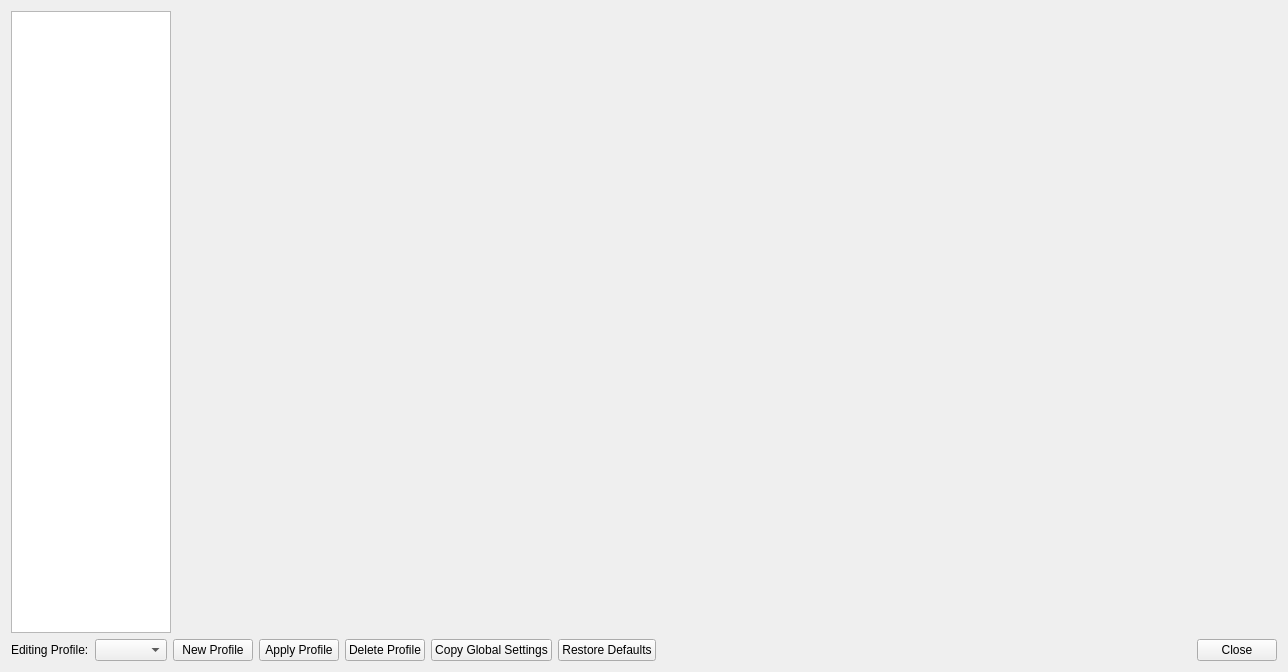
<?xml version="1.0" encoding="UTF-8"?>
<ui version="4.0">
 <class>ControllerSettingsWindow</class>
 <widget class="QWidget" name="ControllerSettingsWindow">
  <property name="geometry">
   <rect>
    <x>0</x>
    <y>0</y>
    <width>1284</width>
    <height>672</height>
   </rect>
  </property>
  <property name="sizePolicy">
   <sizepolicy hsizetype="Expanding" vsizetype="Expanding">
    <horstretch>0</horstretch>
    <verstretch>0</verstretch>
   </sizepolicy>
  </property>
  <property name="windowTitle">
   <string>GooseStation Controller Settings</string>
  </property>
  <property name="windowIcon">
   <iconset resource="resources/duckstation-qt.qrc">
    <normaloff>:/icons/duck.png</normaloff>:/icons/duck.png</iconset>
  </property>
  <layout class="QGridLayout" name="gridLayout">
   <item row="0" column="0">
    <widget class="QListWidget" name="settingsCategory">
     <property name="sizePolicy">
      <sizepolicy hsizetype="Expanding" vsizetype="Expanding">
       <horstretch>0</horstretch>
       <verstretch>0</verstretch>
      </sizepolicy>
     </property>
     <property name="minimumSize">
      <size>
       <width>160</width>
       <height>0</height>
      </size>
     </property>
     <property name="maximumSize">
      <size>
       <width>160</width>
       <height>16777215</height>
      </size>
     </property>
     <property name="iconSize">
      <size>
       <width>32</width>
       <height>32</height>
      </size>
     </property>
    </widget>
   </item>
   <item row="0" column="1">
    <widget class="QStackedWidget" name="settingsContainer">
     <property name="minimumSize">
      <size>
       <width>1100</width>
       <height>620</height>
      </size>
     </property>
    </widget>
   </item>
   <item row="1" column="0" colspan="2">
    <layout class="QHBoxLayout" name="horizontalLayout_2">
     <item>
      <layout class="QHBoxLayout" name="editProfileLayout">
       <item>
        <widget class="QLabel" name="editProfileLabel">
         <property name="text">
          <string>Editing Profile:</string>
         </property>
        </widget>
       </item>
       <item>
        <widget class="QComboBox" name="currentProfile"/>
       </item>
       <item>
        <widget class="QPushButton" name="newProfile">
         <property name="text">
          <string>New Profile</string>
         </property>
         <property name="icon">
          <iconset theme="add-line"/>
         </property>
        </widget>
       </item>
       <item>
        <widget class="QPushButton" name="applyProfile">
         <property name="text">
          <string>Apply Profile</string>
         </property>
         <property name="icon">
          <iconset theme="folder-open-line"/>
         </property>
        </widget>
       </item>
       <item>
        <widget class="QPushButton" name="deleteProfile">
         <property name="text">
          <string>Delete Profile</string>
         </property>
         <property name="icon">
          <iconset theme="minus-line"/>
         </property>
        </widget>
       </item>
       <item>
        <widget class="QPushButton" name="copyGlobalSettings">
         <property name="text">
          <string>Copy Global Settings</string>
         </property>
         <property name="icon">
          <iconset theme="folder-open-line"/>
         </property>
        </widget>
       </item>
       <item>
        <widget class="QPushButton" name="restoreDefaults">
         <property name="text">
          <string>Restore Defaults</string>
         </property>
         <property name="icon">
          <iconset theme="restart-line"/>
         </property>
        </widget>
       </item>
      </layout>
     </item>
     <item>
      <widget class="QDialogButtonBox" name="buttonBox">
       <property name="standardButtons">
        <set>QDialogButtonBox::StandardButton::Close</set>
       </property>
      </widget>
     </item>
    </layout>
   </item>
  </layout>
 </widget>
 <resources>
  <include location="resources/duckstation-qt.qrc"/>
 </resources>
 <connections/>
</ui>
